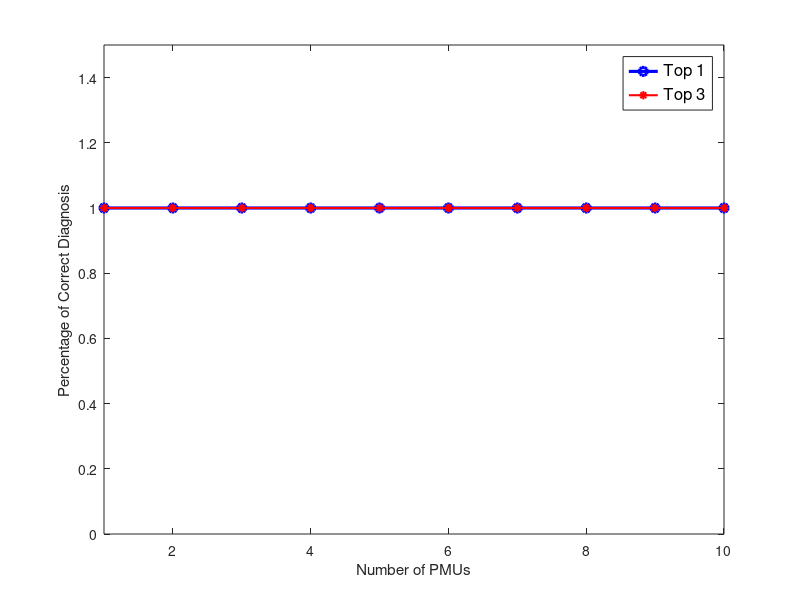

Reproduce this figure in MATLAB.
ranking3 = 34*ones(10,1);
ranking = ranking3;
%ranking(1) = 33;
x = 1:10;
ranking = ranking/34; ranking3 = ranking3/34;
plot(x, ranking, '-bo', 'LineWidth', 2.25);
hold on
plot(x, ranking3, '-r*', 'LineWidth', 1.5);
axis([1 10 0 1.5]);
xlabel('Number of PMUs')
ylabel('Percentage of Correct Diagnosis')
AX = legend('Top 1', 'Top 3');
set(AX,'FontSize',12)